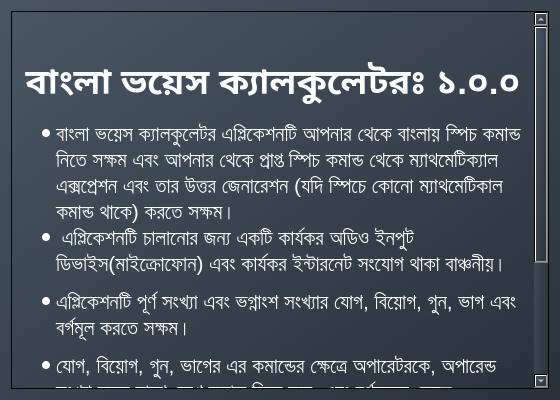
<?xml version="1.0" encoding="UTF-8"?>
<ui version="4.0">
 <class>HelpWindow</class>
 <widget class="QDialog" name="HelpWindow">
  <property name="geometry">
   <rect>
    <x>0</x>
    <y>0</y>
    <width>560</width>
    <height>400</height>
   </rect>
  </property>
  <property name="minimumSize">
   <size>
    <width>560</width>
    <height>400</height>
   </size>
  </property>
  <property name="windowTitle">
   <string>Help</string>
  </property>
  <property name="windowIcon">
   <iconset resource="appResource.qrc">
    <normaloff>:/Resources/SpeechCalTi.png</normaloff>:/Resources/SpeechCalTi.png</iconset>
  </property>
  <property name="windowOpacity">
   <double>0.951111000000000</double>
  </property>
  <property name="styleSheet">
   <string notr="true">background-color: qlineargradient(x1: 0, y1: 0, x2: 1, y2: 1,stop: 0 rgb(72, 85, 99), stop: 1 rgb(41, 50, 60));
color:white;
</string>
  </property>
  <layout class="QVBoxLayout" name="verticalLayout_2">
   <item>
    <layout class="QVBoxLayout" name="verticalLayout">
     <item>
      <widget class="QTextBrowser" name="textBrowser">
       <property name="markdown">
        <string>![image](:/Resources/SpeechCalLogo.png)  

**বাংলা ভয়েস ক্যালকুলেটরঃ ১.০.০**

- বাংলা ভয়েস ক্যালকুলেটর এপ্লিকেশনটি আপনার থেকে বাংলায় স্পিচ কমান্ড নিতে সক্ষম
  এবং আপনার থেকে প্রাপ্ত স্পিচ কমান্ড থেকে ম্যাথমেটিক্যাল এক্সপ্রেশন এবং তার
  উত্তর জেনারেশন (যদি স্পিচে কোনো ম্যাথমেটিকাল কমান্ড থাকে) করতে সক্ষম।
-  এপ্লিকেশনটি চালানোর জন্য একটি কার্যকর অডিও ইনপুট ডিভাইস(মাইক্রোফোন) এবং
  কার্যকর ইন্টারনেট সংযোগ থাকা বাঞ্চনীয়।
- এপ্লিকেশনটি পূর্ণ সংখ্যা এবং ভগ্নাংশ সংখ্যার যোগ, বিয়োগ, গুন, ভাগ এবং বর্গমূল
  করতে সক্ষম।
- যোগ, বিয়োগ, গুন, ভাগের এর কমান্ডের ক্ষেত্রে অপারেটরকে, অপারেন্ড সংখ্যা দ্বয়ের
  মাঝে রেখে কমান্ড দিতে হবে, এবং বর্গমূলের ক্ষেত্রে অপারেটরকে আগে রাখতে হবে।
- এপ্লিকেশনটির সেটিংস এ ফলাফল বাংলায় এবং ইংলিশে উভয় ভাবে দেখারই অপশন রয়েছে।
- এছাড়াও সেটিংস এ ফ্রেজ টাইম লিমিট নির্ধারন করে দেওয়ার অপশন রয়েছে।
</string>
       </property>
       <property name="html">
        <string>&lt;!DOCTYPE HTML PUBLIC &quot;-//W3C//DTD HTML 4.0//EN&quot; &quot;http://www.w3.org/TR/REC-html40/strict.dtd&quot;&gt;
&lt;html&gt;&lt;head&gt;&lt;meta name=&quot;qrichtext&quot; content=&quot;1&quot; /&gt;&lt;style type=&quot;text/css&quot;&gt;
p, li { white-space: pre-wrap; }
&lt;/style&gt;&lt;/head&gt;&lt;body style=&quot; font-family:'MS Shell Dlg 2'; font-size:8.25pt; font-weight:400; font-style:normal;&quot;&gt;
&lt;p align=&quot;center&quot; style=&quot; margin-top:5px; margin-bottom:5px; margin-left:0px; margin-right:0px; -qt-block-indent:0; text-indent:0px;&quot;&gt;&lt;img src=&quot;:/Resources/SpeechCalLogo.png&quot; alt=&quot;image&quot; width=&quot;150&quot; height=&quot;150&quot; /&gt;&lt;span style=&quot; font-size:26pt;&quot;&gt;  &lt;/span&gt;&lt;/p&gt;
&lt;p align=&quot;center&quot; style=&quot; margin-top:5px; margin-bottom:5px; margin-left:0px; margin-right:0px; -qt-block-indent:0; text-indent:0px;&quot;&gt;&lt;span style=&quot; font-size:26pt; font-weight:600;&quot;&gt;বাংলা ভয়েস ক্যালকুলেটরঃ ১.০.০&lt;/span&gt;&lt;/p&gt;
&lt;ul style=&quot;margin-top: 0px; margin-bottom: 0px; margin-left: 0px; margin-right: 0px; -qt-list-indent: 1;&quot;&gt;&lt;li style=&quot; font-size:16pt; font-weight:600;&quot; style=&quot; margin-top:12px; margin-bottom:0px; margin-left:0px; margin-right:0px; -qt-block-indent:0; text-indent:0px;&quot;&gt;&lt;span style=&quot; font-weight:400;&quot;&gt;বাংলা ভয়েস ক্যালকুলেটর এপ্লিকেশনটি আপনার থেকে বাংলায় স্পিচ কমান্ড নিতে সক্ষম এবং আপনার থেকে প্রাপ্ত স্পিচ কমান্ড থেকে ম্যাথমেটিক্যাল এক্সপ্রেশন এবং তার উত্তর জেনারেশন (যদি স্পিচে কোনো ম্যাথমেটিকাল কমান্ড থাকে) করতে সক্ষম।&lt;/span&gt;&lt;/li&gt;
&lt;li style=&quot; font-size:16pt;&quot; style=&quot; margin-top:0px; margin-bottom:12px; margin-left:0px; margin-right:0px; -qt-block-indent:0; text-indent:0px;&quot;&gt; এপ্লিকেশনটি চালানোর জন্য একটি কার্যকর অডিও ইনপুট ডিভাইস(মাইক্রোফোন) এবং কার্যকর ইন্টারনেট সংযোগ থাকা বাঞ্চনীয়।&lt;/li&gt;
&lt;li style=&quot; font-size:16pt;&quot; style=&quot; margin-top:0px; margin-bottom:12px; margin-left:0px; margin-right:0px; -qt-block-indent:0; text-indent:0px;&quot;&gt;এপ্লিকেশনটি পূর্ণ সংখ্যা এবং ভগ্নাংশ সংখ্যার যোগ, বিয়োগ, গুন, ভাগ এবং বর্গমূল করতে সক্ষম।&lt;/li&gt;
&lt;li style=&quot; font-size:16pt;&quot; style=&quot; margin-top:0px; margin-bottom:12px; margin-left:0px; margin-right:0px; -qt-block-indent:0; text-indent:0px;&quot;&gt;যোগ, বিয়োগ, গুন, ভাগের এর কমান্ডের ক্ষেত্রে অপারেটরকে, অপারেন্ড সংখ্যা দ্বয়ের মাঝে রেখে কমান্ড দিতে হবে, এবং বর্গমূলের ক্ষেত্রে অপারেটরকে আগে রাখতে হবে।&lt;/li&gt;
&lt;li style=&quot; font-size:16pt;&quot; style=&quot; margin-top:0px; margin-bottom:12px; margin-left:0px; margin-right:0px; -qt-block-indent:0; text-indent:0px;&quot;&gt;এপ্লিকেশনটির সেটিংস এ ফলাফল বাংলায় এবং ইংলিশে উভয় ভাবে দেখারই অপশন রয়েছে।&lt;/li&gt;
&lt;li style=&quot; font-size:16pt;&quot; style=&quot; margin-top:0px; margin-bottom:12px; margin-left:0px; margin-right:0px; -qt-block-indent:0; text-indent:0px;&quot;&gt;এছাড়াও সেটিংস এ ফ্রেজ টাইম লিমিট নির্ধারন করে দেওয়ার অপশন রয়েছে।&lt;/li&gt;&lt;/ul&gt;&lt;/body&gt;&lt;/html&gt;</string>
       </property>
      </widget>
     </item>
    </layout>
   </item>
  </layout>
 </widget>
 <resources>
  <include location="appResource.qrc"/>
 </resources>
 <connections/>
</ui>
